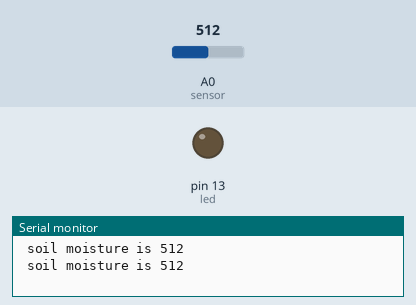
A sketch run on a simulated Arduino Uno, built with avr-gcc and run on an emulated ATmega328P. Parts: output pins drawn as LEDs (lit = HIGH), the last lines printed to the serial monitor. The inputs (shaded band) are chosen by the test bench; at power-on: A0 (sensor) = 512.

Above: at 1.8 s.
1.9 s: A0 (sensor) set to 489
At 4.0 s:
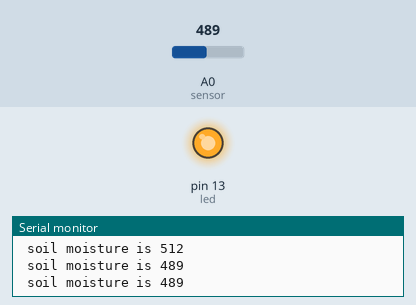
4.5 s: A0 (sensor) set to 986
7.2 s: A0 (sensor) set to 1015
At 9.9 s:
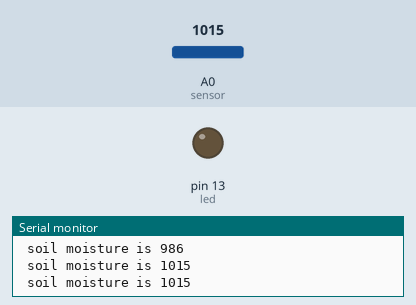
10.5 s: A0 (sensor) set to 490
At 13.4 s:
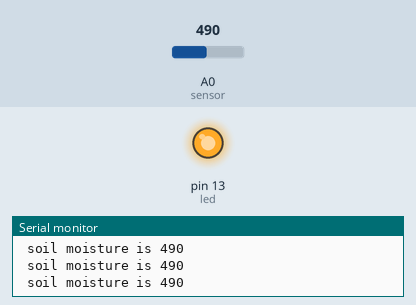
Timing chart, 0 to 14.5 s (numbered marks = the images above; inputs shaded):
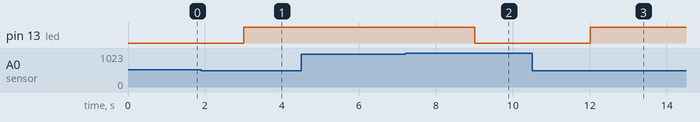

The sketch:

soil_moisture.ino
```cpp
int led = 13;
int sensor = A0;
void setup()
{
 pinMode(led,OUTPUT);
 pinMode(sensor,INPUT);
 Serial.begin(9600);
}

void loop() {
  int sens = analogRead(sensor);
  Serial.print(" soil moisture is ");
  Serial.println(sens);
   delay(1000);
   if(sens<500)
   {
    digitalWrite(led,HIGH);

   }
else if(sens>1000)
{
      digitalWrite(led,LOW);

}
else
{

}
}
```

Measured:
- the behaviour switches between 500 and 499 on A0 (sensor) (found by bisection; images 0 and 1)
- the behaviour switches between 1000 and 1001 on A0 (sensor) (found by bisection; images 1 and 2)
- after the input at 1.9 s, pin 13 (led): LOW → HIGH after 1.1 s
- after the input at 7.2 s, pin 13 (led): HIGH → LOW after 1.8 s
- after the input at 10.5 s, pin 13 (led): LOW → HIGH after 1.5 s
